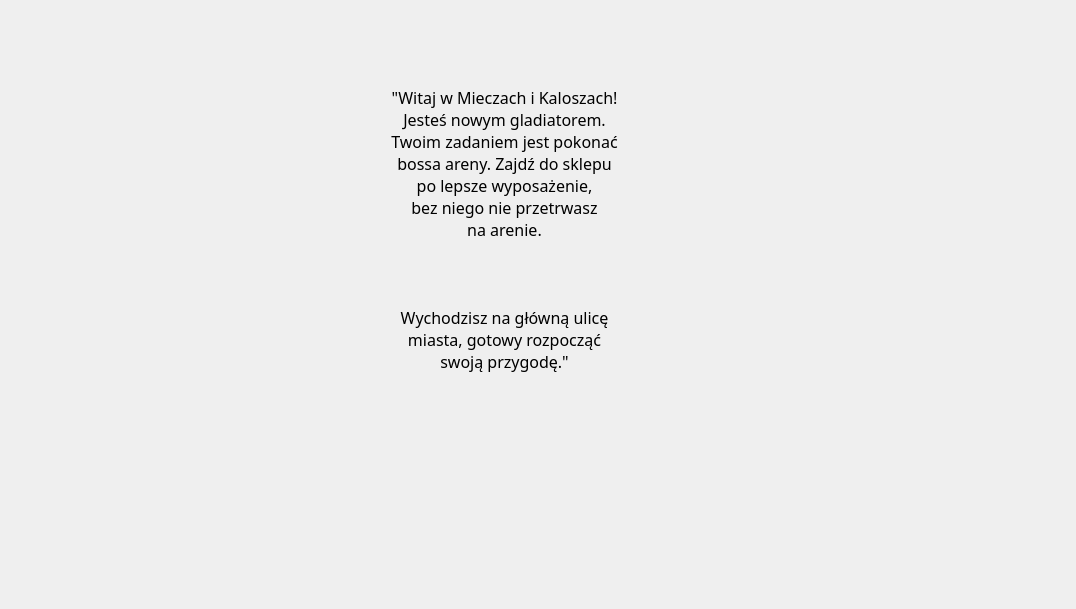
    <widget class="QWidget" name="Start">
     <widget class="QPushButton" name="StartButton">
      <property name="geometry">
       <rect>
        <x>440</x>
        <y>450</y>
        <width>113</width>
        <height>40</height>
       </rect>
      </property>
      <property name="sizePolicy">
       <sizepolicy hsizetype="MinimumExpanding" vsizetype="MinimumExpanding">
        <horstretch>0</horstretch>
        <verstretch>0</verstretch>
       </sizepolicy>
      </property>
      <property name="styleSheet">
       <string notr="true">QPushButton { background-color: transparent; border: 0px }</string>
      </property>
      <property name="text">
       <string/>
      </property>
      <property name="icon">
       <iconset resource="mainwindow.qrc">
        <normaloff>:/resources/przyciski/start.png</normaloff>:/resources/przyciski/start.png</iconset>
      </property>
      <property name="iconSize">
       <size>
        <width>200</width>
        <height>40</height>
       </size>
      </property>
     </widget>
     <widget class="QLabel" name="StartBackground">
      <property name="geometry">
       <rect>
        <x>0</x>
        <y>0</y>
        <width>1067</width>
        <height>600</height>
       </rect>
      </property>
      <property name="sizePolicy">
       <sizepolicy hsizetype="MinimumExpanding" vsizetype="MinimumExpanding">
        <horstretch>0</horstretch>
        <verstretch>0</verstretch>
       </sizepolicy>
      </property>
      <property name="text">
       <string/>
      </property>
      <property name="pixmap">
       <pixmap resource="mainwindow.qrc">:/resources/tla/menu.png</pixmap>
      </property>
      <property name="scaledContents">
       <bool>true</bool>
      </property>
     </widget>
     <widget class="QLabel" name="StartText">
      <property name="geometry">
       <rect>
        <x>339</x>
        <y>90</y>
        <width>331</width>
        <height>301</height>
       </rect>
      </property>
      <property name="sizePolicy">
       <sizepolicy hsizetype="MinimumExpanding" vsizetype="MinimumExpanding">
        <horstretch>0</horstretch>
        <verstretch>0</verstretch>
       </sizepolicy>
      </property>
      <property name="font">
       <font>
        <family>Pixeloid Mono</family>
        <pointsize>12</pointsize>
       </font>
      </property>
      <property name="text">
       <string>&quot;Witaj w Mieczach i Kaloszach!
Jesteś nowym gladiatorem.
Twoim zadaniem jest pokonać
bossa areny. Zajdź do sklepu
po lepsze wyposażenie,
bez niego nie przetrwasz
na arenie.



Wychodzisz na główną ulicę
miasta, gotowy rozpocząć
swoją przygodę.&quot;
</string>
      </property>
      <property name="scaledContents">
       <bool>true</bool>
      </property>
      <property name="alignment">
       <set>Qt::AlignCenter</set>
      </property>
     </widget>
     <zorder>StartBackground</zorder>
     <zorder>StartText</zorder>
     <zorder>StartButton</zorder>
    </widget>
